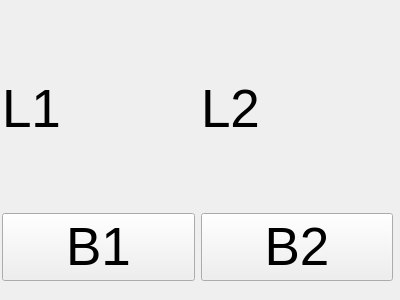
<?xml version="1.0" encoding="UTF-8"?>
<ui version="4.0">
 <class>myWidget</class>
 <widget class="QWidget" name="myWidget">
  <property name="geometry">
   <rect>
    <x>0</x>
    <y>0</y>
    <width>400</width>
    <height>300</height>
   </rect>
  </property>
  <property name="font">
   <font>
    <pointsize>40</pointsize>
   </font>
  </property>
  <property name="windowTitle">
   <string>Form</string>
  </property>
  <widget class="QWidget" name="gridLayoutWidget">
   <property name="geometry">
    <rect>
     <x>2</x>
     <y>10</y>
     <width>391</width>
     <height>271</height>
    </rect>
   </property>
   <layout class="QGridLayout" name="gridLayout">
    <item row="0" column="0">
     <widget class="QLabel" name="label1">
      <property name="font">
       <font>
        <pointsize>40</pointsize>
       </font>
      </property>
      <property name="text">
       <string>L1</string>
      </property>
     </widget>
    </item>
    <item row="0" column="1">
     <widget class="QLabel" name="label2">
      <property name="font">
       <font>
        <pointsize>40</pointsize>
       </font>
      </property>
      <property name="text">
       <string>L2</string>
      </property>
     </widget>
    </item>
    <item row="1" column="0">
     <widget class="QPushButton" name="button1">
      <property name="text">
       <string>B1</string>
      </property>
     </widget>
    </item>
    <item row="1" column="1">
     <widget class="QPushButton" name="button2">
      <property name="text">
       <string>B2</string>
      </property>
     </widget>
    </item>
   </layout>
  </widget>
 </widget>
 <resources/>
 <connections/>
</ui>
